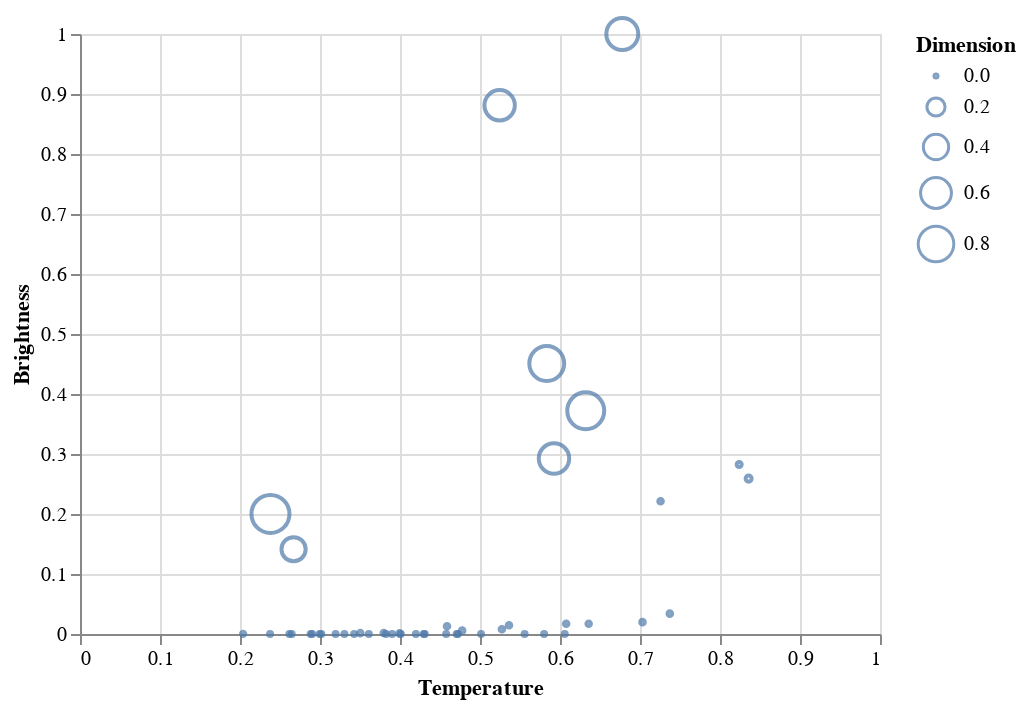

Write notebook code for a chart like this one.
### Code cell
data = dataset[dataset['Spectral_Class'] == 'B']
data

alt.Chart(data).mark_point().encode( 
    
    x = alt.X('Temperature',
         scale = alt.Scale(domain = (min(dataset.Temperature), max(dataset.Temperature))),
         axis = alt.Axis(format='K', title='Temperature')
         ),
    
    y = alt.Y('L',
         scale = alt.Scale(domain = (min(dataset.L), max(dataset.L))),
         axis = alt.Axis(format='K', title='Brightness')
         ),
    
    size = alt.Size('R', legend = alt.Legend(title = 'Dimension'))
)

### Figure 1 — Vega-Lite specification as saved in the notebook (floating-point values rounded to 4 significant figures)
{"config": {"view": {"continuousWidth": 400, "continuousHeight": 300}}, "data": {"name": "data-825dd23a174153afc26012577b8f1d25"}, "mark": "point", "encoding": {"size": {"type": "quantitative", "field": "R", "legend": {"title": "Dimension"}}, "x": {"type": "quantitative", "axis": {"format": "K", "title": "Temperature"}, "field": "Temperature", "scale": {"domain": [0.0, 1.0]}}, "y": {"type": "quantitative", "axis": {"format": "K", "title": "Brightness"}, "field": "L", "scale": {"domain": [0.0, 1.0]}}}, "$schema": "https://vega.github.io/schema/vega-lite/v4.8.1.json", "datasets": {"data-825dd23a174153afc26012577b8f1d25": [{"Temperature": 0.6059, "L": 6.583e-08, "R": 0.0, "A_M": 0.7036, "Color": "Blue-White", "Spectral_Class": "B", "Type": "White Dwarf"}, {"Temperature": 0.3826, "L": 1.521e-08, "R": 2.874e-06, "A_M": 0.7445, "Color": "Blue-White", "Spectral_Class": "B", "Type": "White Dwarf"}, {"Temperature": 0.7373, "L": 0.03395, "R": 0.003229, "A_M": 0.2414, "Color": "Blue-White", "Spectral_Class": "B", "Type": "Main Sequence"}, {"Temperature": 0.3504, "L": 0.001337, "R": 0.003691, "A_M": 0.3111, "Color": "Blue-White", "Spectral_Class": "B", "Type": "Main Sequence"}, {"Temperature": 0.2039, "L": 8.712e-05, "R": 0.001479, "A_M": 0.3777, "Color": "White", "Spectral_Class": "B", "Type": "Main Sequence"}, {"Temperature": 0.8358, "L": 0.259, "R": 0.01334, "A_M": 0.182, "Color": "Blue", "Spectral_Class": "B", "Type": "Super Giants"}, {"Temperature": 0.401, "L": 1.06e-09, "R": 3.387e-06, "A_M": 0.762, "Color": "Blue-White", "Spectral_Class": "B", "Type": "White Dwarf"}, {"Temperature": 0.3195, "L": 6.946e-10, "R": 2.566e-07, "A_M": 0.7533, "Color": "Blue-White", "Spectral_Class": "B", "Type": "White Dwarf"}, {"Temperature": 0.2646, "L": 8.241e-10, "R": 4.106e-07, "A_M": 0.752, "Color": "Blue-White", "Spectral_Class": "B", "Type": "White Dwarf"}, {"Temperature": 0.2375, "L": 7.77e-10, "R": 1.54e-07, "A_M": 0.7226, "Color": "Blue-White", "Spectral_Class": "B", "Type": "White Dwarf"}, {"Temperature": 0.4708, "L": 1.201e-09, "R": 2.412e-06, "A_M": 0.7273, "Color": "Blue", "Spectral_Class": "B", "Type": "White Dwarf"}, {"Temperature": 0.824, "L": 0.2825, "R": 0.006154, "A_M": 0.1695, "Color": "Blue", "Spectral_Class": "B", "Type": "Super Giants"}, {"Temperature": 0.3016, "L": 6.004e-10, "R": 7.236e-07, "A_M": 0.8002, "Color": "Blue-White", "Spectral_Class": "B", "Type": "White Dwarf"}, {"Temperature": 0.5013, "L": 1.672e-09, "R": 1.437e-06, "A_M": 0.733, "Color": "Blue", "Spectral_Class": "B", "Type": "White Dwarf"}, {"Temperature": 0.4296, "L": 1.436e-09, "R": 4.824e-07, "A_M": 0.7724, "Color": "Blue", "Spectral_Class": "B", "Type": "White Dwarf"}, {"Temperature": 0.3305, "L": 8.712e-10, "R": 6.774e-07, "A_M": 0.7455, "Color": "Blue-White", "Spectral_Class": "B", "Type": "White Dwarf"}, {"Temperature": 0.2617, "L": 6.946e-10, "R": 2.977e-07, "A_M": 0.7286, "Color": "Blue-White", "Spectral_Class": "B", "Type": "White Dwarf"}, {"Temperature": 0.2883, "L": 7.417e-10, "R": 5.389e-07, "A_M": 0.7739, "Color": "Blue-White", "Spectral_Class": "B", "Type": "White Dwarf"}, {"Temperature": 0.2902, "L": 9.418e-10, "R": 8.006e-07, "A_M": 0.7239, "Color": "Blue-White", "Spectral_Class": "B", "Type": "White Dwarf"}, {"Temperature": 0.7257, "L": 0.2213, "R": 0.003085, "A_M": 0.2473, "Color": "Blue-White", "Spectral_Class": "B", "Type": "Main Sequence"}, {"Temperature": 0.3797, "L": 0.001505, "R": 0.002911, "A_M": 0.2689, "Color": "Blue-White", "Spectral_Class": "B", "Type": "Main Sequence"}, {"Temperature": 0.6077, "L": 0.01707, "R": 0.003034, "A_M": 0.2483, "Color": "Blue-White", "Spectral_Class": "B", "Type": "Main Sequence"}, {"Temperature": 0.7031, "L": 0.01977, "R": 0.00328, "A_M": 0.2448, "Color": "Blue-White", "Spectral_Class": "B", "Type": "Main Sequence"}, {"Temperature": 0.6358, "L": 0.01709, "R": 0.002813, "A_M": 0.2539, "Color": "Blue-White", "Spectral_Class": "B", "Type": "Main Sequence"}, {"Temperature": 0.4777, "L": 0.005557, "R": 0.003475, "A_M": 0.2664, "Color": "Blue-White", "Spectral_Class": "B", "Type": "Main Sequence"}, {"Temperature": 0.6322, "L": 0.372, "R": 0.8617, "A_M": 0.08818, "Color": "Blue", "Spectral_Class": "B", "Type": "Hyper Giants"}, {"Temperature": 0.2381, "L": 0.2001, "R": 0.913, "A_M": 0.06316, "Color": "Blue-White", "Spectral_Class": "B", "Type": "Hyper Giants"}, {"Temperature": 0.267, "L": 0.1413, "R": 0.3638, "A_M": 0.1276, "Color": "Blue-White", "Spectral_Class": "B", "Type": "Hyper Giants"}, {"Temperature": 0.5925, "L": 0.2925, "R": 0.5822, "A_M": 0.1151, "Color": "Blue-White", "Spectral_Class": "B", "Type": "Hyper Giants"}, {"Temperature": 0.3902, "L": 1.554e-09, "R": 1.899e-06, "A_M": 0.7752, "Color": "Blue", "Spectral_Class": "B", "Type": "White Dwarf"}, {"Temperature": 0.361, "L": 1.342e-09, "R": 1.54e-06, "A_M": 0.7455, "Color": "Blue", "Spectral_Class": "B", "Type": "White Dwarf"}, {"Temperature": 0.3427, "L": 1.295e-09, "R": 1.488e-06, "A_M": 0.7552, "Color": "Blue", "Spectral_Class": "B", "Type": "White Dwarf"}, {"Temperature": 0.2995, "L": 1.189e-09, "R": 1.642e-06, "A_M": 0.7761, "Color": "Blue", "Spectral_Class": "B", "Type": "White Dwarf"}, {"Temperature": 0.4309, "L": 1.483e-09, "R": 2.053e-06, "A_M": 0.7236, "Color": "Blue", "Spectral_Class": "B", "Type": "White Dwarf"}, {"Temperature": 0.4724, "L": 1.742e-09, "R": 2.977e-06, "A_M": 0.7273, "Color": "Blue", "Spectral_Class": "B", "Type": "White Dwarf"}, {"Temperature": 0.5801, "L": 1.778e-09, "R": 2.207e-06, "A_M": 0.7026, "Color": "Blue", "Spectral_Class": "B", "Type": "White Dwarf"}, {"Temperature": 0.5558, "L": 1.46e-09, "R": 1.026e-06, "A_M": 0.6911, "Color": "Blue", "Spectral_Class": "B", "Type": "White Dwarf"}, {"Temperature": 0.4199, "L": 1.213e-09, "R": 1.129e-06, "A_M": 0.7373, "Color": "Blue", "Spectral_Class": "B", "Type": "White Dwarf"}, {"Temperature": 0.4577, "L": 1.377e-09, "R": 8.109e-07, "A_M": 0.7361, "Color": "Blue", "Spectral_Class": "B", "Type": "White Dwarf"}, {"Temperature": 0.5363, "L": 0.01466, "R": 0.00326, "A_M": 0.258, "Color": "Blue-White", "Spectral_Class": "B", "Type": "Main Sequence"}, {"Temperature": 0.5274, "L": 0.007944, "R": 0.003403, "A_M": 0.293, "Color": "Blue-White", "Spectral_Class": "B", "Type": "Main Sequence"}, {"Temperature": 0.4588, "L": 0.01286, "R": 0.00309, "A_M": 0.2764, "Color": "Blue-White", "Spectral_Class": "B", "Type": "Main Sequence"}, {"Temperature": 0.3994, "L": 0.00104, "R": 0.002897, "A_M": 0.2902, "Color": "Blue-White", "Spectral_Class": "B", "Type": "Main Sequence"}, {"Temperature": 0.5834, "L": 0.4509, "R": 0.7667, "A_M": 0.09631, "Color": "Blue-White", "Spectral_Class": "B", "Type": "Hyper Giants"}, {"Temperature": 0.6779, "L": 1.0, "R": 0.6425, "A_M": 0.1354, "Color": "Blue-White", "Spectral_Class": "B", "Type": "Hyper Giants"}, {"Temperature": 0.5246, "L": 0.8812, "R": 0.5799, "A_M": 0.1329, "Color": "Blue-White", "Spectral_Class": "B", "Type": "Hyper Giants"}]}}
